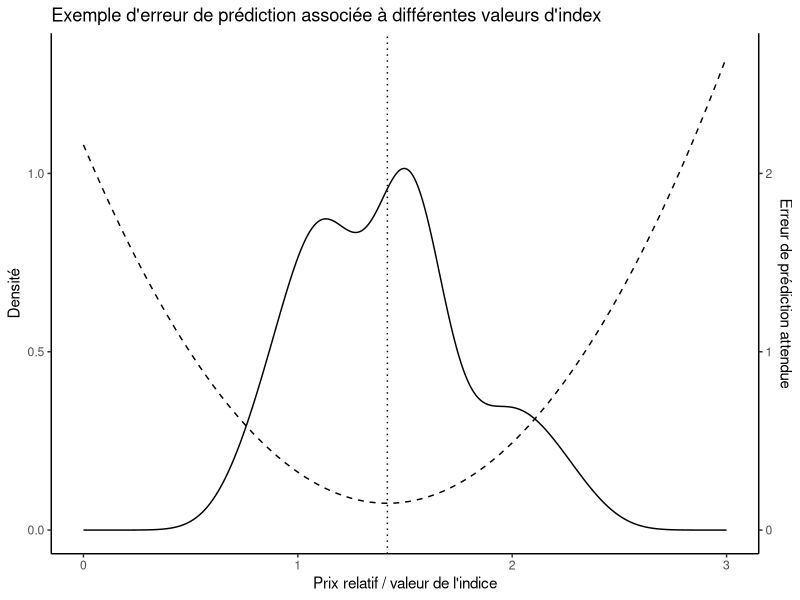

Recreate this plot in R.
## ---- chunk 1
library(ggplot2)
set.seed(12345)
d <- rlnorm(100, 0.25, 0.25)
x <- seq(0, 3, length.out = length(d))
y <- sapply(x, function(z) mean((d - z)^2))

ggplot() +
  geom_density(aes(d)) +
  geom_line(aes(x, y / 2), linetype = "dashed") +
  geom_vline(xintercept = mean(d), linetype = "dotted") +
  theme_classic() +
  labs(x = "Prix relatif / valeur de l'indice", title = "Exemple d'erreur de prédiction associée à différentes valeurs d'index") +
  scale_y_continuous("Densité", sec.axis = sec_axis(~ . * 2, name = "Erreur de prédiction attendue"))
